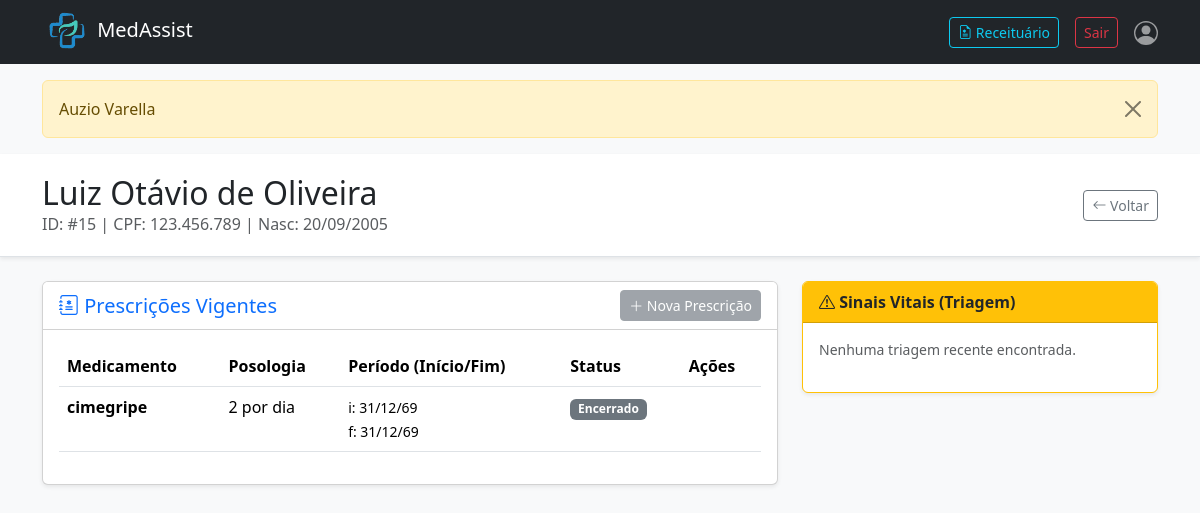
The page /view/prontuario-medico.php?id=15 (signed in) on the database as committed earlier.
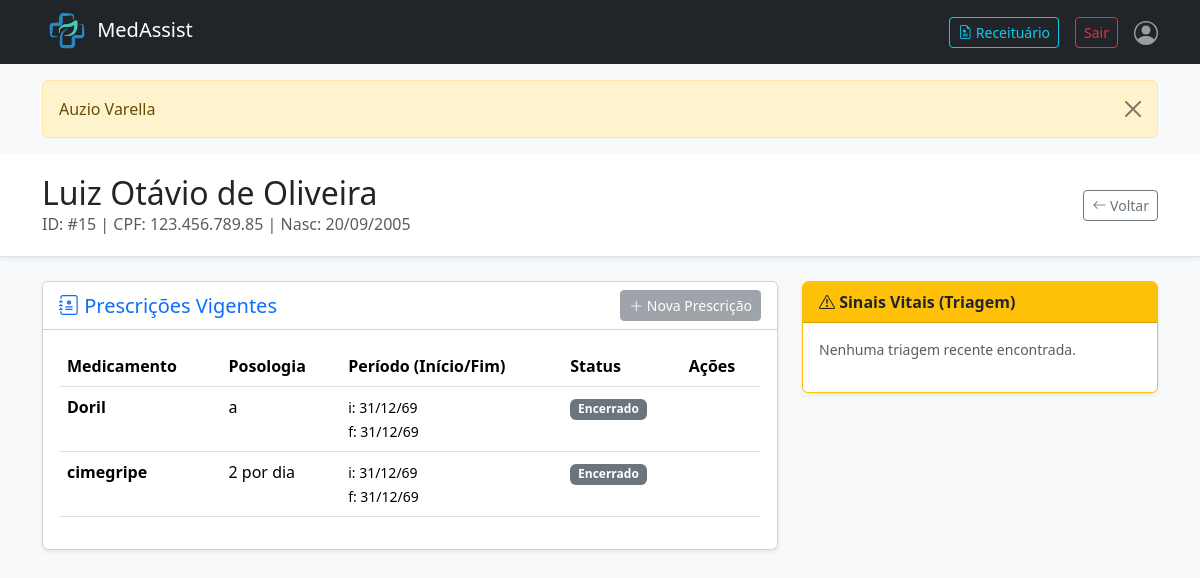
The same page on the database as committed later.
### tables this page shows
CREATE TABLE `usuarios` (
  `id` int(11) NOT NULL AUTO_INCREMENT,
  `cpf` varchar(14) DEFAULT NULL,
  `nome` varchar(100) NOT NULL,
  `email` varchar(100) DEFAULT NULL,
  `data_nascimento` date NOT NULL,
  `senha` varchar(255) DEFAULT NULL,
  `role` enum('admin','medico','enfermeiro','paciente') DEFAULT 'paciente' COMMENT 'Papéis de acesso ao sistema',
  `crm_registro` varchar(50) DEFAULT NULL COMMENT 'Registro CRM do Médico. Deve ser preenchido se o papel role for medico.',
  `coren_registro` varchar(50) DEFAULT NULL COMMENT 'Registro COREN do Enfermeiro/Técnico. Deve ser preenchido se o role for enfermeiro.',
  PRIMARY KEY (`id`),
  UNIQUE KEY `crm_registro` (`crm_registro`),
  UNIQUE KEY `coren_registro` (`coren_registro`),
  UNIQUE KEY `cpf` (`cpf`),
  UNIQUE KEY `cpf_2` (`cpf`),
  UNIQUE KEY `cpf_3` (`cpf`),
  UNIQUE KEY `cpf_4` (`cpf`)
);

CREATE TABLE `itens_receita` (
  `id` int(11) NOT NULL AUTO_INCREMENT,
  `receita_id` int(11) NOT NULL COMMENT 'ID da Receita (FK para receitas)',
  `medicamento_nome` varchar(255) NOT NULL COMMENT 'Nome do medicamento',
  `concentracao` varchar(100) NOT NULL COMMENT 'Ex: 500mg Comprimido, 30 Gotas',
  `quantidade_total` varchar(50) NOT NULL COMMENT 'Ex: 30 comprimidos, 1 frasco',
  `posologia` text NOT NULL COMMENT 'Instruções de uso: 1 comp a cada 8h por 7 dias',
  `data_inicio` date DEFAULT NULL,
  `data_fim` date DEFAULT NULL,
  `justificativa_cancelamento` text DEFAULT NULL,
  PRIMARY KEY (`id`),
  KEY `receita_id` (`receita_id`)
);

### Model/MedicoService.php (called while the page is built, shortened)
<?php
class MedicoService {
    private $db;
    public function __construct($conexao) {
        $this->db = $conexao;
    }
    public function buscarPrescricoesAtuais($id_paciente) {
        $id_paciente = mysqli_real_escape_string($this->db, $id_paciente);
        $sql = "SELECT ir.*, r.data_prescricao, ir.data_inicio, ir.data_fim
            FROM itens_receita ir
            JOIN receitas r ON ir.receita_id = r.id
            WHERE r.paciente_id = '$id_paciente'
            ORDER BY r.data_prescricao DESC";
        return mysqli_query($this->db, $sql);
    }
}

### view/prontuario-medico.php (the view, shortened to what the changed rows need)
<?php
require '../Model/conexao.php';
require_once '../Model/MedicoService.php';
$id_paciente = isset($_GET['id']) ? (int)$_GET['id'] : 0;
$check_columns = mysqli_query($conexao, "SHOW COLUMNS FROM usuarios LIKE 'role_usuario'");
$coluna_final = (mysqli_num_rows($check_columns) > 0) ? 'role_usuario' : 'role';
$sql_p = "SELECT * FROM usuarios WHERE id = $id_paciente AND $coluna_final = 'paciente'";
$res_p = mysqli_query($conexao, $sql_p);
$p = mysqli_fetch_assoc($res_p);
$medicoService = new MedicoService($conexao);
$historico_medicamentos = $medicoService->buscarPrescricoesAtuais($id_paciente);
?>
<!doctype html>
<html lang="pt-br">
<head>
    <link href="https://cdn.jsdelivr.net/npm/bootstrap@5.3.3/dist/css/bootstrap.min.css" rel="stylesheet">
    <link rel="stylesheet" href="https://cdn.jsdelivr.net/npm/bootstrap-icons@1.11.3/font/bootstrap-icons.min.css">
</head>
<body class="bg-light">
    <div class="perfil-header shadow-sm mb-4">
        <div class="container">
            <div class="d-flex justify-content-between align-items-center">
                <div>
                    <h2 class="mb-0"><?= $p['nome'] ?></h2>
                    <p class="text-muted mb-0">ID: #<?= $p['id'] ?> | CPF: <?= $p['cpf'] ?> | Nasc: <?= date('d/m/Y', strtotime($p['data_nascimento'])) ?></p>
                </div>
            </div>
        </div>
    </div>
    <div class="container">
        <div class="row">
            <div class="col-md-8">
                <div class="card shadow-sm mb-4">
                    <div class="card-body">
                        <div class="table-responsive">
                            <table class="table table-hover">
                                <thead>
                                    <tr>
                                        <th>Medicamento</th>
                                        <th>Posologia</th>
                                        <th>Período (Início/Fim)</th>
                                        <th>Status</th>
                                        <th>Ações</th>
                                    </tr>
                                </thead>
                                <tbody>
                                    <?php if ($historico_medicamentos && mysqli_num_rows($historico_medicamentos) > 0): ?>
                                        <?php while($item = mysqli_fetch_assoc($historico_medicamentos)): ?>
                                        <tr>
                                            <td><strong><?= $item['medicamento_nome'] ?></strong></td>
                                            <td><?= $item['posologia'] ?></td>
                                            <td>
                                                <small>
                                                    i: <?= date('d/m/y', strtotime($item['data_inicio'])) ?><br>
                                                    f: <?= date('d/m/y', strtotime($item['data_fim'])) ?>
                                                </small>
                                            </td>
                                            <td>
                                                <?php
                                                $hoje = date('Y-m-d');
                                                if (!empty($item['justificativa_cancelamento'])) {
                                                    echo '<span class="badge bg-danger" title="'.$item['justificativa_cancelamento'].'">Cancelado</span>';
                                                } elseif ($hoje <= $item['data_fim']) {
                                                    echo '<span class="badge bg-success">Ativo</span>';
                                                } else {
                                                    echo '<span class="badge bg-secondary">Encerrado</span>';
                                                }
                                                ?>
                                            </td>
                                            <td>
                                            </td>
                                        </tr>
                                        <?php endwhile; ?>
                                    <?php endif; ?>
                                </tbody>
                            </table>
                        </div>
                    </div>
                </div>
            </div>
        </div>
    </div>
</body>
</html>

Rows that differ between the two databases and show on the page:
changed usuarios "Luiz Otávio de Oliveira": cpf "123.456.789" → "123.456.789.85"
added itens_receita: medicamento_nome "Doril", posologia "a", data_inicio "31/12/69", data_fim "31/12/69", shows "Encerrado"
